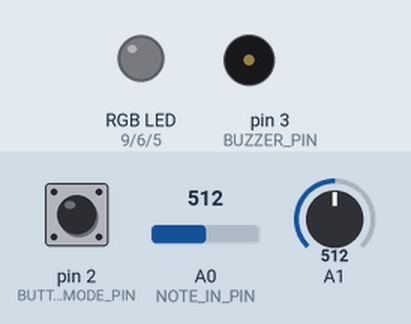
This sketch was run on a simulated Arduino Uno, built with avr-gcc and run on an emulated ATmega328P. On the bench: an RGB LED mixed from three pins (HIGH = lit), buzzer (waves = sounding). Inputs (shaded band) come from the test bench; at power-on: pin 2 (BUTTON_MODE_PIN) LOW, A0 (NOTE_IN_PIN) = 512, A1 = 512. Dim RGB values are drawn brighter than linear.

Above: at 1.2 s.
1.3 s: pin 2 (BUTTON_MODE_PIN) pulled HIGH for 1 s
At 3.5 s:
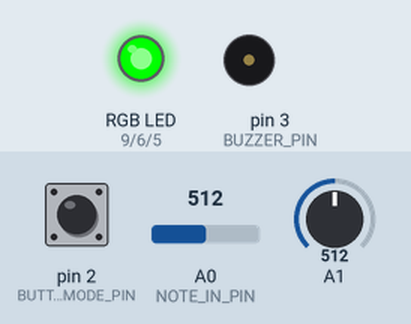
3.8 s: pin 2 (BUTTON_MODE_PIN) pulled HIGH for 0.25 s
At 5.0 s:
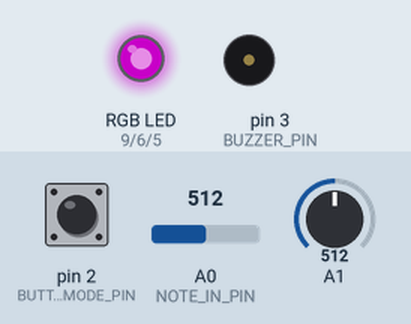
5.7 s: pin 2 (BUTTON_MODE_PIN) pulled HIGH for 3.2 s
At 6.95 s:
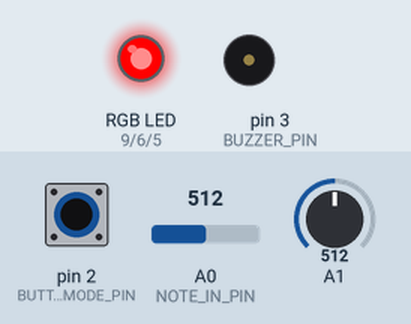
Timing chart, 0 to 8.7 s (numbered marks = the images above; inputs shaded):
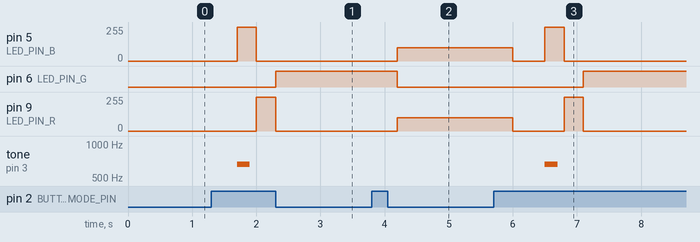

Measured:
- after the input at 1.3 s, pin 5 (LED_PIN_B): 0/255 → 255/255 after 0.40 s, → 0/255 0.30 s later; pin 6 (LED_PIN_G): LOW → HIGH after 1.0 s; pin 9 (LED_PIN_R): 0/255 → 255/255 after 0.70 s, → 0/255 0.30 s later; tone on pin 3 (BUZZER_PIN): silent → 659 Hz after 0.40 s, → silent 0.20 s later
- after the input at 3.8 s, pin 5 (LED_PIN_B), pin 9 (LED_PIN_R): 0/255 → 100/255 after 0.40 s; pin 6 (LED_PIN_G): HIGH → LOW after 0.40 s
- after the input at 5.7 s, pin 5 (LED_PIN_B): 100/255 → 0/255 after 0.30 s, → 255/255 0.50 s later, → 0/255 0.30 s later; pin 6 (LED_PIN_G): LOW → HIGH after 1.4 s; pin 9 (LED_PIN_R): 100/255 → 0/255 after 0.30 s, → 255/255 0.80 s later, → 0/255 0.30 s later; tone on pin 3 (BUZZER_PIN): silent → 659 Hz after 0.80 s, → silent 0.20 s later

The sketch:

ETUDE_3_PITCHES_Mine_copy.ino
```cpp
/**********************ETUDE 2 CART 360 2017*******************************
 * WELCOME!
 * THE PURPOSE OF THIS EXERCISE IS TO DESIGN A VERY SIMPLE KEYBOARD (5 KEYS)
 * WHICH ALLOWS YOU TO PLAY LIVE, RECORD, AND PLAYBACK SINGLE NOTES (NO CHORDS).
 * THERE WILL BE A BUTTON WHICH WHEN PRESSED WILL TAKE THE USER TO THE NEXT MODE:
 * THERE ARE 5 POSSIBLE MODES
 * 0 ==  reset    ==   led off == also resets
 * 1 ==  live     ==   led BLUE
 * 2 ==  record   ==   led RED
 * 3 ==  play     ==   led GREEN
 * 4 ==  looper   ==   led PURPLE
 *
 * ADDITIONALLY - WHEN THE USER CHANGES MODE,
 * THE RGB LED WILL CHANGE COLOR (ACCORDING TO THE SPECIFICATIONS)

 * PLEASE FOLLOW THE INSTRUCTIONS IN THE COMMENTS:
 * DO NOT ADD ANY MORE FUNCTION DEFINITIONS
 * ONLY IMPLEMENT THE FUNCTION DEFINITIONS SUPPLIED
 * THERE IS NO NEED TO ADD ANY NEW VARIABLES OR CONSTANTS
 * PROVIDE COMMENTS FOR ANY OF THE CODE IMPLEMENTED
 * GOOD LUCK!
 */
/**** CONSTANTS ********************************************************/
#include "pitches.h"
#define BUTTON_MODE_PIN 2 // Button to change the mode

// constants for RGB LED
#define LED_PIN_R 9 // R PIN
#define LED_PIN_G 6 // G PIN
#define LED_PIN_B 5 // B PIN

// constant for note in (button-resistor ladder on breadboard)
# define NOTE_IN_PIN A0

//constant for max number of notes in array
#define MAX_NOTES 16

// a constant for duration
const int duration = 200;

// constant for pin to output for buzzer
#define BUZZER_PIN 3 // PWM


/******** VARIABLES *****************************************************/
// counter for how many notes we have
int countNotes = 0;
int mode = 0; // start at off
// array to hold the notes played (for record/play mode)
int notes [MAX_NOTES];
int prev=LOW;
int bs=LOW;
int pprev=HIGH;
int counter=0;

/*************************************************************************/


/**********************SETUP() DO NOT CHANGE*******************************/
// Declare pin mode for the single digital input
void setup()
{
  pinMode(BUTTON_MODE_PIN, INPUT);
   Serial.begin(9600);
}

/**********************LOOP() DO NOT CHANGE *******************************
 * INSTRUCTIONS:
 * There is NO NEED to change the loop - it establishes the flow of the program
 * We call here 3 functions repeatedly:
 * 1: chooseMode(): this function will determine the mode that your program is in
 * based on if the button (linked to the BUTTON_MODE_PIN) was pressed
 * 2: setRGB(): will set the color of the RGB LED based on the value of the mode variable
 * 3: selectMode(): will determine which function to call based on the value of the mode variable

**************************************************************************/
void loop()
{
  chooseMode();
  setRGB();
  selectMode();
}
/******************CHOOSEMODE(): IMPLEMENT *********************************
 * INSTRUCTIONS:
 * Read the value from the Button (linked to the BUTTON_MODE_PIN) and
 * if is being pressed then change the mode variable.
 * REMEMBER:
 * mode == 0 is reset
 * mode == 1 is live
 * mode == 2 is record
 * mode == 3 is play
 * mode == 4 is loopMode
 * Every time the user presses the button, the program will go to the next mode,
 * once it reaches 4, it should go back to mode == 0.
 * (i.e. if mode ==2 and we press, then mode ==3) ...
**************************************************************************/
void chooseMode(){ // previous mode
        prev=LOW;

        bs = digitalRead(BUTTON_MODE_PIN);
        if(mode !=5){

                 if (bs != prev ) {
                                    mode++;
                                    delay(300);
                                  }
                else{
                      prev = bs;
                    }
        }

        else
        {
          mode=0;
          }
        }

/******************SETRGB(): IMPLEMENT *********************************
 * INSTRUCTIONS:
 * Depending on the value of the mode variable:
 * if the mode is 0 - RGB LED IS OFF
 * if the mode is 1 - RGB LED IS BLUE
 * if mode is 2 - RGB LED IS RED
 * if mode is 3 - RGB LED IS GREEN
 * if mode is 4 - RGB LED iS PURPLE
 * YOU MUST USE A SWITCH CASE CONSTRUCT (NOT A SERIES OF IF / ELSE STATEMENTS
**************************************************************************/
void setRGB()
{
  int i= mode;
  switch(i){
  case 0: {
    analogWrite(LED_PIN_G, 0);
    analogWrite(LED_PIN_R, 0);
    analogWrite(LED_PIN_B, 0);
    break;
    }
  case 1:{
    analogWrite(LED_PIN_G, 0);
    analogWrite(LED_PIN_R, 0);
    analogWrite(LED_PIN_B, 255);
    break;
    }
  case 2:{
    analogWrite(LED_PIN_G, 0);
    analogWrite(LED_PIN_R, 255);
    analogWrite(LED_PIN_B, 0);
    break;
    }
  case 3:{
    analogWrite(LED_PIN_G, 255);
    analogWrite(LED_PIN_R, 0);
    analogWrite(LED_PIN_B, 0);
    break;
    }
  case 4:{
    analogWrite(LED_PIN_G, 0);
    analogWrite(LED_PIN_R, 100);
    analogWrite(LED_PIN_B, 100);
    break;
    }

  }
}
/**********************SELECTMODE() DO NOT CHANGE *******************************

******************************************************************************/
void selectMode()
{
  if(mode == 0) {
    reset();
  }
  else if(mode == 1) {
    live();
  }
  else if(mode == 2) {
   record();
  }

  else if(mode == 3) {
    play();
  }

   else if(mode == 4) {
    looper();
  }
}
/******************RESET(): IMPLEMENT **************************************
 * INSTRUCTIONS:
 * this function should ensure that any notes recorded are no longer available
**************************************************************************/
void reset()
{
 for(int i=0; i<MAX_NOTES; i++)
  {
    notes [i] =0;
    int k = notes [i];

    }
     delay(200);
}


/******************LIVE(): IMPLEMENT **************************************

**************************************************************************/
void live() // NOISE AND PEAK VALUE PROBABLY NEED TO BE HANDLE
{  long myNote;

    if(analogRead(HIGH))
    {

        myNote = analogRead(NOTE_IN_PIN);
       tone(BUZZER_PIN, getNote(myNote),200);
      }
      else
      {
        analogRead(LOW);
        }


}
/******************RECORD(): IMPLEMENT **********************************

**************************************************************************/
void record(){

      /*
        long key, myNote;
        long i =0 ;
        bs = digitalRead(BUTTON_MODE_PIN);


               for(i=0; i<MAX_NOTES; i++)
              {


                if(analogRead(HIGH)){

                myNote=analogRead(NOTE_IN_PIN);
                key=getNote(myNote);
                   delay(200);
                tone(BUZZER_PIN,key,200);

                notes[i] = key;
                }
                else
                {
                  analogRead(LOW);
                  }


              if (bs!=prev )
              {


                   selectMode();
                   analogRead(LOW);


                   }


               */


 }


/******************PLAY(): IMPLEMENT ************************************

**************************************************************************/
void play(){
long n,t;
long i=0;
  bs = digitalRead(BUTTON_MODE_PIN);

    if( i<= counter){


      n = notes [i];
      t=getNote(n);
      tone(BUZZER_PIN,t,200);
      delay(400);
      i++;

      if(bs!=prev)
                   {
                    selectMode();
                    analogRead(LOW);

                    }

    }
}
/******************LOOPMODE(): IMPLEMENT *********************************

**************************************************************************/
void looper()
{
  //IMPLEMENT
}
/******************GETNOTE(): Convert to pitches *********************************

**************************************************************************/
int getNote(int noteValue)
{
  if(noteValue <= 100 && noteValue>=30 )
  {
    return NOTE_C5;
    }
  else if(noteValue > 100 && noteValue <=400)
  {
    return NOTE_D5;
    }
     else if(noteValue > 400 && noteValue <=800)
  {
    return NOTE_E5;
    }
     else if(noteValue > 800 && noteValue <=980)
  {
    return NOTE_F5;
    }
     else if(noteValue > 980)
  {
    return NOTE_G5;
    }
    else
    {
      return 0;}


  }

/**************************************************************************/
```
